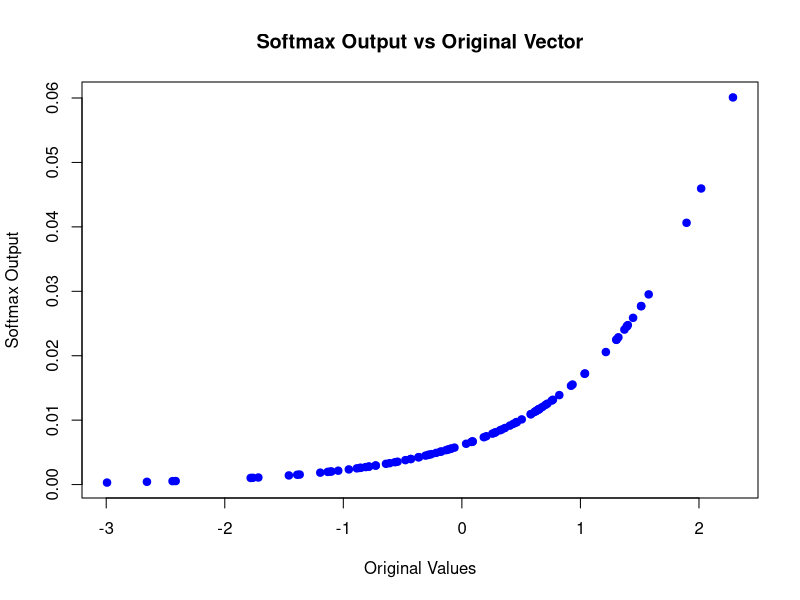

Here is the R script that generated this plot:
# Generate a random vector with 100 normally distributed random
# values (with zero average and standard deviation of one). Imple-
# ment the softmax function. Plot the result with the original vector
# on the x axis and the softmax output on the y axis.

library(here)
set.seed(42)

# Solution

# Generating the vector 
x <- rnorm(100, mean = 0, sd = 1)

# Implementing softmax function
softmax <- function(z) {
  exp_z <- exp(z - max(z)) # For numerical stability
  exp_z / sum(exp_z)
}

y <- softmax(x)

# Drawing the results.
plot(x, y, 
     main = "Softmax Output vs Original Vector", 
     xlab = "Original Values", 
     ylab = "Softmax Output", 
     pch = 19, col = "blue")